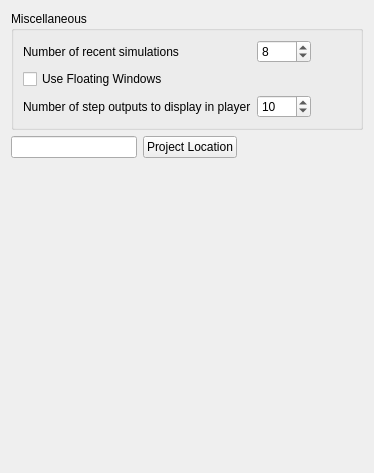
     <widget class="QWidget" name="tab_2">
      <attribute name="title">
       <string>General Settings</string>
      </attribute>
      <layout class="QVBoxLayout" name="verticalLayout_20">
       <item>
        <widget class="QGroupBox" name="groupBox_5">
         <property name="title">
          <string>Miscellaneous</string>
         </property>
         <layout class="QVBoxLayout" name="verticalLayout_9">
          <item>
           <layout class="QHBoxLayout" name="horizontalLayout_25">
            <item>
             <layout class="QGridLayout" name="gridLayout_6">
              <item row="0" column="0">
               <widget class="QLabel" name="label_23">
                <property name="text">
                 <string>Number of recent simulations</string>
                </property>
               </widget>
              </item>
              <item row="1" column="0">
               <widget class="QCheckBox" name="floatingWindowsCB">
                <property name="toolTip">
                 <string>Checking it switches from Multi Document interface to flowting windows one. The change will take place after Player restart</string>
                </property>
                <property name="text">
                 <string>Use Floating Windows</string>
                </property>
               </widget>
              </item>
              <item row="2" column="0" colspan="2">
               <widget class="QLabel" name="label_22">
                <property name="text">
                 <string>Number of step outputs to display in player</string>
                </property>
               </widget>
              </item>
              <item row="2" column="2">
               <widget class="QSpinBox" name="numberOfStepOutputsSB">
                <property name="toolTip">
                 <string>&lt;html&gt;&lt;head/&gt;&lt;body&gt;&lt;p&gt;Number of recent MCS steps for which the operating system console output will be also displayed in the Player console&lt;/p&gt;&lt;/body&gt;&lt;/html&gt;</string>
                </property>
                <property name="maximum">
                 <number>1000</number>
                </property>
                <property name="value">
                 <number>10</number>
                </property>
               </widget>
              </item>
              <item row="0" column="2">
               <widget class="QSpinBox" name="numberOfRecentSimulationsSB">
                <property name="toolTip">
                 <string>&lt;html&gt;&lt;head/&gt;&lt;body&gt;&lt;p&gt;Number of recent simulations to display in the &amp;quot;Recent Simulation&amp;quot; menu&lt;/p&gt;&lt;/body&gt;&lt;/html&gt;</string>
                </property>
                <property name="maximum">
                 <number>20</number>
                </property>
                <property name="value">
                 <number>8</number>
                </property>
               </widget>
              </item>
             </layout>
            </item>
            <item>
             <spacer name="horizontalSpacer_17">
              <property name="orientation">
               <enum>Qt::Horizontal</enum>
              </property>
              <property name="sizeHint" stdset="0">
               <size>
                <width>40</width>
                <height>20</height>
               </size>
              </property>
             </spacer>
            </item>
           </layout>
          </item>
         </layout>
        </widget>
       </item>
       <item>
        <layout class="QHBoxLayout" name="horizontalLayout_14">
         <item>
          <widget class="QLineEdit" name="projectLocationLineEdit">
           <property name="maximumSize">
            <size>
             <width>16777215</width>
             <height>16777215</height>
            </size>
           </property>
           <property name="toolTip">
            <string>&lt;html&gt;&lt;head/&gt;&lt;body&gt;&lt;p&gt;directory where most of your projects are stored&lt;/p&gt;&lt;/body&gt;&lt;/html&gt;</string>
           </property>
           <property name="text">
            <string/>
           </property>
          </widget>
         </item>
         <item>
          <widget class="QPushButton" name="projectLocationButton">
           <property name="maximumSize">
            <size>
             <width>150</width>
             <height>16777215</height>
            </size>
           </property>
           <property name="text">
            <string>Project Location</string>
           </property>
           <property name="autoDefault">
            <bool>false</bool>
           </property>
          </widget>
         </item>
         <item>
          <spacer name="horizontalSpacer_23">
           <property name="orientation">
            <enum>Qt::Horizontal</enum>
           </property>
           <property name="sizeHint" stdset="0">
            <size>
             <width>40</width>
             <height>20</height>
            </size>
           </property>
          </spacer>
         </item>
        </layout>
       </item>
       <item>
        <spacer name="verticalSpacer_4">
         <property name="orientation">
          <enum>Qt::Vertical</enum>
         </property>
         <property name="sizeHint" stdset="0">
          <size>
           <width>20</width>
           <height>304</height>
          </size>
         </property>
        </spacer>
       </item>
      </layout>
     </widget>
